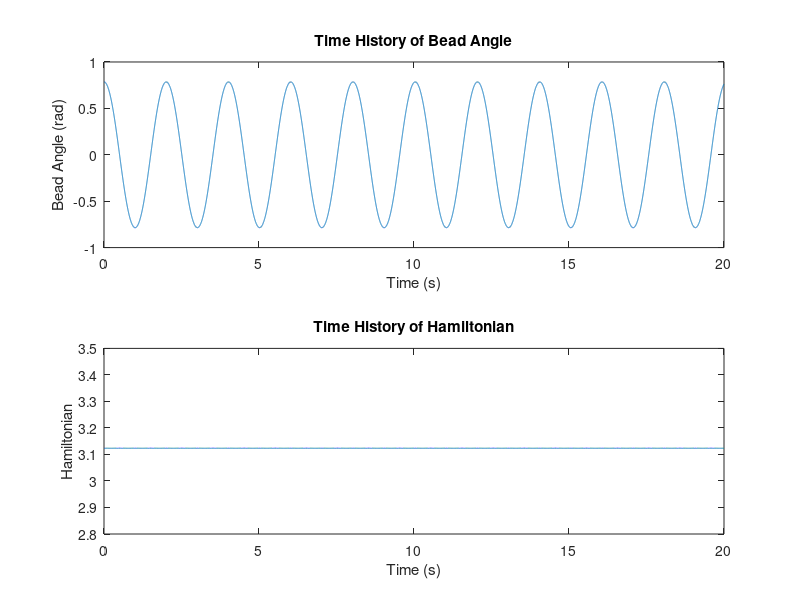

Source code (MATLAB):
% BEAD_ON_HOOP_SIMULATION simulates the dynamics of a bead on a rotating
% hoop.
%
% This script demonstrates the dynamics of a bead constrained to move on a
% rotating hoop, subject to gravity. It defines the system parameters,
% solves the bead-on-hoop dynamics, and plots the results for the angle of
% the bead and the Hamiltonian over time.
%
% The script consists of the following main functions:
%   - init_params: Initializes the system parameters.
%   - solve_dynamics: Solves the bead-on-hoop dynamics using the ode45
%   solver.
%   - bead_on_hoop_dynamics: Calculates the bead-on-hoop dynamics based on
%   the system parameters.
%   - plot_and_save_results: Plots and saves the simulation results.
%
% Usage:
%   bead_on_hoop_simulation()
%
% See also: ode45
%
% Author: Alexander Little
% Affiliation: Toronto Metropolitan University
% Date: 2023-03-26
% Version: 1.0

function bead_on_hoop_simulation()
    params = init_params();
    [t, y] = solve_dynamics(params);
    plot_and_save_results(t, y, params);
end

% Initialize system parameters
function params = init_params()
    params = struct('bead_mass', 1, 'hoop_radius', 1, ... 
        'hoop_angular_velocity', 1, 'gravitational_acceleration', -9.81);
end

% Solve the bead on hoop dynamics
function [t, y] = solve_dynamics(params)
    y0 = [pi / 4; 0];
    tspan = [0 20];
    options = odeset('RelTol', 1e-12, 'AbsTol', 1e-15);
    [t, y] = ode45(@(t, y) bead_on_hoop_dynamics(t, y, params), tspan, ... 
        y0, options);
end

% Calculate the bead on hoop dynamics
function dydt = bead_on_hoop_dynamics(~, y, params)
    bead_angle = y(1);
    bead_momentum = y(2);

    hoop_angle_rate = bead_momentum / (params.bead_mass * ... 
        params.hoop_radius ^ 2);
    
    bead_momentum_rate = params.bead_mass * ... 
        params.gravitational_acceleration * params.hoop_radius * ... 
        sin(bead_angle) - params.bead_mass * params.hoop_radius ^ 2 * ... 
        params.hoop_angular_velocity ^ 2 * cos(bead_angle) * ... 
        sin(bead_angle);

    dydt = [hoop_angle_rate; bead_momentum_rate];
end

% Plot and save the simulation results
function plot_and_save_results(t, y, params)
    figure;
    subplot(2, 1, 1);
    plot(t, y(:, 1));
    xlabel('Time (s)');
    ylabel('Bead Angle (rad)');
    title('Time History of Bead Angle');

    subplot(2, 1, 2);
    hamiltonian = y(:, 2) .^ 2 ./ (2 * params.bead_mass * ... 
        params.hoop_radius ^ 2) + (1/2) * params.bead_mass * ... 
        params.hoop_radius ^ 2 * params.hoop_angular_velocity ^ 2 * ... 
        (sin(y(:, 1))) .^ 2 - params.bead_mass * ... 
        params.gravitational_acceleration * params.hoop_radius * (1 - ... 
        cos(y(:, 1)));
    plot(t, hamiltonian);
    xlabel('Time (s)');
    ylabel('Hamiltonian');
    title('Time History of Hamiltonian');

    saveas(gcf, 'bead_on_hoop_simulation_results', 'png');
end
